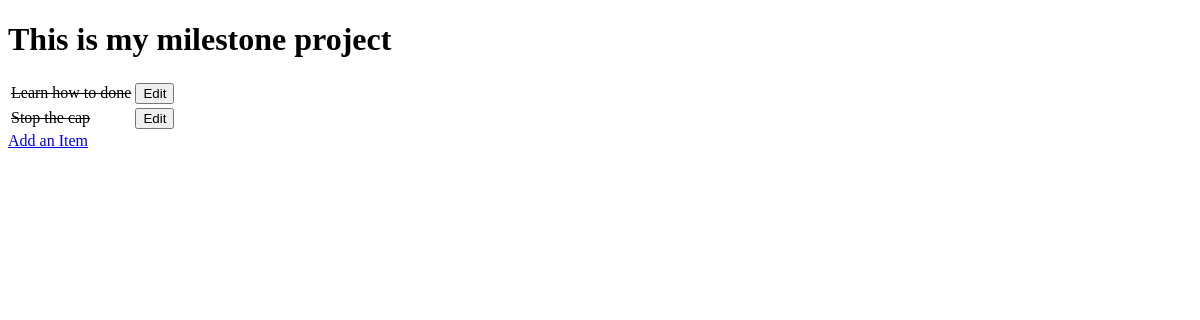
Before: / with the older database file.
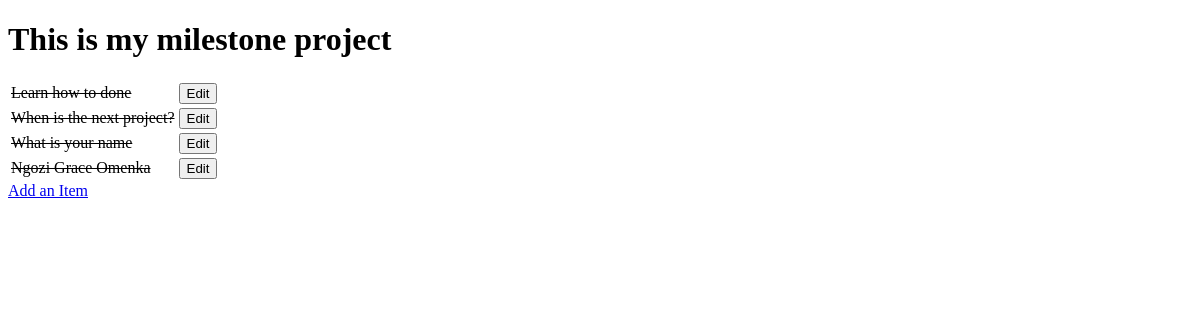
After: the same page with the newer database file.
### todo/models.py (models this page shows, shortened)
class Item(models.Model):
    name = models.CharField(max_length=50, null=False, blank=False)
    done = models.BooleanField(null=False, blank=False, default=False)

### todo/views.py (the view)
# urls.py: path('', get_todo_list, name='get_todo_list'),
def get_todo_list(request):
    items = Item.objects.all()
    context = {
        'items': items
    }
    return render(request, 'todo/todo_list.html', context)

### todo/templates/todo/todo_list.html (shortened to what this page needs)
<!DOCTYPE html>
<html lang="en">
<head>
</head>
<body>
    <h1>This is my milestone project</h1>
     <table>
        {% for item in items %}
        <tr>
            {% if item.done %}
            <td><strike>{{ item.name }}</strike></td>
            {% else %}
            <td>{{ item.done }}</td>
            {% endif %}
            <td>
                <a href="/edit/{{ item.id }}">
                    <button>Edit</button>
                </a>
            </td>
        </tr>
        {% empty %}
        <tr><td>You have nothing to do.</td></tr>
        {% endfor %}
    </table>
    <a href="/add">Add an Item</a>
</body>
</html>

Changed rows visible on the page:
changed Item: name "Stop the cap" → "When is the next project?"
added Item: name "What is your name"
added Item: name "Ngozi Grace Omenka"
